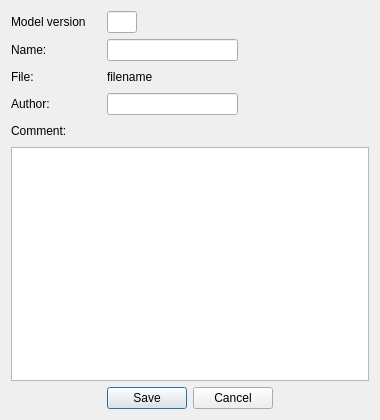
<?xml version="1.0" encoding="UTF-8"?>
<ui version="4.0">
 <class>ParametersDialog</class>
 <widget class="QDialog" name="ParametersDialog">
  <property name="geometry">
   <rect>
    <x>0</x>
    <y>0</y>
    <width>380</width>
    <height>420</height>
   </rect>
  </property>
  <property name="sizePolicy">
   <sizepolicy hsizetype="Fixed" vsizetype="Fixed">
    <horstretch>0</horstretch>
    <verstretch>0</verstretch>
   </sizepolicy>
  </property>
  <property name="windowTitle">
   <string>Sauvegarde des paramètres</string>
  </property>
  <property name="windowIcon">
   <iconset resource="resources/resources.qrc">
    <normaloff>:/png/ifremer-grand.png</normaloff>:/png/ifremer-grand.png</iconset>
  </property>
  <property name="styleSheet">
   <string notr="true"/>
  </property>
  <layout class="QVBoxLayout" name="verticalLayout">
   <item>
    <layout class="QHBoxLayout" name="horizontalLayout_18">
     <item>
      <widget class="QLabel" name="label_15">
       <property name="sizePolicy">
        <sizepolicy hsizetype="Fixed" vsizetype="Preferred">
         <horstretch>0</horstretch>
         <verstretch>0</verstretch>
        </sizepolicy>
       </property>
       <property name="minimumSize">
        <size>
         <width>90</width>
         <height>0</height>
        </size>
       </property>
       <property name="maximumSize">
        <size>
         <width>72</width>
         <height>16777215</height>
        </size>
       </property>
       <property name="text">
        <string>Model version</string>
       </property>
      </widget>
     </item>
     <item>
      <widget class="QLineEdit" name="_LE_modele">
       <property name="sizePolicy">
        <sizepolicy hsizetype="Fixed" vsizetype="Fixed">
         <horstretch>0</horstretch>
         <verstretch>0</verstretch>
        </sizepolicy>
       </property>
       <property name="minimumSize">
        <size>
         <width>30</width>
         <height>0</height>
        </size>
       </property>
       <property name="maximumSize">
        <size>
         <width>30</width>
         <height>16777215</height>
        </size>
       </property>
       <property name="readOnly">
        <bool>true</bool>
       </property>
      </widget>
     </item>
     <item>
      <spacer name="horizontalSpacer_21">
       <property name="orientation">
        <enum>Qt::Horizontal</enum>
       </property>
       <property name="sizeHint" stdset="0">
        <size>
         <width>40</width>
         <height>20</height>
        </size>
       </property>
      </spacer>
     </item>
    </layout>
   </item>
   <item>
    <layout class="QHBoxLayout" name="horizontalLayout_13">
     <item>
      <widget class="QLabel" name="label_11">
       <property name="sizePolicy">
        <sizepolicy hsizetype="Fixed" vsizetype="Preferred">
         <horstretch>0</horstretch>
         <verstretch>0</verstretch>
        </sizepolicy>
       </property>
       <property name="minimumSize">
        <size>
         <width>90</width>
         <height>0</height>
        </size>
       </property>
       <property name="maximumSize">
        <size>
         <width>72</width>
         <height>16777215</height>
        </size>
       </property>
       <property name="text">
        <string>Name:</string>
       </property>
      </widget>
     </item>
     <item>
      <widget class="QLineEdit" name="_LE_name"/>
     </item>
     <item>
      <spacer name="horizontalSpacer_15">
       <property name="orientation">
        <enum>Qt::Horizontal</enum>
       </property>
       <property name="sizeHint" stdset="0">
        <size>
         <width>40</width>
         <height>20</height>
        </size>
       </property>
      </spacer>
     </item>
    </layout>
   </item>
   <item>
    <layout class="QHBoxLayout" name="horizontalLayout">
     <property name="bottomMargin">
      <number>0</number>
     </property>
     <item>
      <widget class="QLabel" name="label">
       <property name="sizePolicy">
        <sizepolicy hsizetype="Fixed" vsizetype="Preferred">
         <horstretch>0</horstretch>
         <verstretch>0</verstretch>
        </sizepolicy>
       </property>
       <property name="minimumSize">
        <size>
         <width>90</width>
         <height>0</height>
        </size>
       </property>
       <property name="maximumSize">
        <size>
         <width>72</width>
         <height>16777215</height>
        </size>
       </property>
       <property name="text">
        <string>File:</string>
       </property>
      </widget>
     </item>
     <item>
      <widget class="QLabel" name="_LA_filename">
       <property name="text">
        <string>filename</string>
       </property>
      </widget>
     </item>
     <item>
      <spacer name="horizontalSpacer">
       <property name="orientation">
        <enum>Qt::Horizontal</enum>
       </property>
       <property name="sizeHint" stdset="0">
        <size>
         <width>40</width>
         <height>20</height>
        </size>
       </property>
      </spacer>
     </item>
    </layout>
   </item>
   <item>
    <layout class="QHBoxLayout" name="horizontalLayout_14">
     <item>
      <widget class="QLabel" name="label_12">
       <property name="sizePolicy">
        <sizepolicy hsizetype="Fixed" vsizetype="Preferred">
         <horstretch>0</horstretch>
         <verstretch>0</verstretch>
        </sizepolicy>
       </property>
       <property name="minimumSize">
        <size>
         <width>90</width>
         <height>0</height>
        </size>
       </property>
       <property name="maximumSize">
        <size>
         <width>72</width>
         <height>16777215</height>
        </size>
       </property>
       <property name="text">
        <string>Author:</string>
       </property>
      </widget>
     </item>
     <item>
      <widget class="QLineEdit" name="_LE_author"/>
     </item>
     <item>
      <spacer name="horizontalSpacer_16">
       <property name="orientation">
        <enum>Qt::Horizontal</enum>
       </property>
       <property name="sizeHint" stdset="0">
        <size>
         <width>40</width>
         <height>20</height>
        </size>
       </property>
      </spacer>
     </item>
    </layout>
   </item>
   <item>
    <layout class="QHBoxLayout" name="horizontalLayout_17">
     <item>
      <widget class="QLabel" name="label_14">
       <property name="text">
        <string>Comment:</string>
       </property>
      </widget>
     </item>
     <item>
      <spacer name="horizontalSpacer_20">
       <property name="orientation">
        <enum>Qt::Horizontal</enum>
       </property>
       <property name="sizeHint" stdset="0">
        <size>
         <width>40</width>
         <height>20</height>
        </size>
       </property>
      </spacer>
     </item>
    </layout>
   </item>
   <item>
    <widget class="QTextEdit" name="_TXT_comments"/>
   </item>
   <item>
    <layout class="QHBoxLayout" name="horizontalLayout_15">
     <item>
      <spacer name="horizontalSpacer_17">
       <property name="orientation">
        <enum>Qt::Horizontal</enum>
       </property>
       <property name="sizeHint" stdset="0">
        <size>
         <width>40</width>
         <height>20</height>
        </size>
       </property>
      </spacer>
     </item>
     <item>
      <widget class="QPushButton" name="_PB_save">
       <property name="text">
        <string>Save</string>
       </property>
      </widget>
     </item>
     <item>
      <widget class="QPushButton" name="_PB_cancel">
       <property name="text">
        <string>Cancel</string>
       </property>
      </widget>
     </item>
     <item>
      <spacer name="horizontalSpacer_18">
       <property name="orientation">
        <enum>Qt::Horizontal</enum>
       </property>
       <property name="sizeHint" stdset="0">
        <size>
         <width>40</width>
         <height>20</height>
        </size>
       </property>
      </spacer>
     </item>
    </layout>
   </item>
  </layout>
 </widget>
 <resources>
  <include location="resources/resources.qrc"/>
 </resources>
 <connections/>
</ui>
